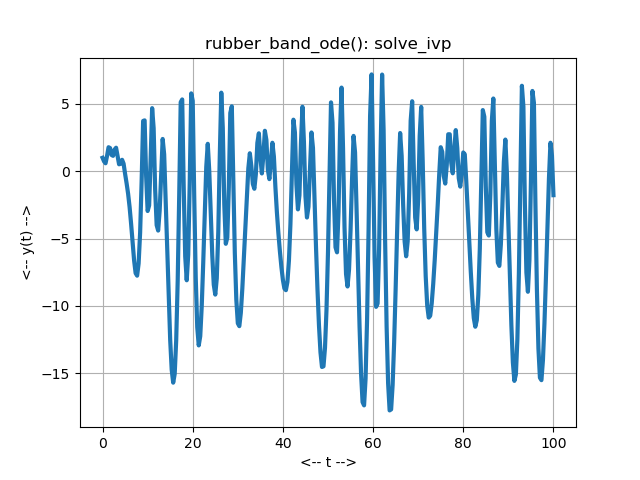

This figure's Python source:
#! /usr/bin/env python3
#
def rubber_band_deriv ( t, y ):

#*****************************************************************************80
#
## rubber_band_deriv() evaluates the right hand side of rubber_band_ode().
#
#  Discussion:
#
#    The original equation has the form:
#
#      y'' + 0.01 y' + a y(+) - b y(-) = 10 + lam sin ( mu t )
#
#    where y(+)=max(y,0) and y(-)=max(-y,0).
#
#  Licensing:
#
#    This code is distributed under the MIT license. 
#
#  Modified:
#
#    26 April 2020
#
#  Author:
#
#    Original Python version by John D Cook.
#    This version by John Burkardt
#
#  Reference:
#
#    Lisa Humphreys, Ray Shammas,
#    Finding Unpredictable Behavior in a Simple Ordinary Differential Equation. 
#    The College Mathematics Journal, 
#    Volume 31, Number 5, November 2000, pages 338-346.
#
#    John D Cook,
#    A spring, a rubber band, and chaos
#    https://www.johndcook.com/blog/
#    26 April 2020.
#
#  Input
#
#    real T: the current time.
#
#    real Y(2): the current values of Y and Y'.
#
#  Output:
#
#    real DYDT(2): the current values of Y' and Y''.
#
  import numpy as np

  a, b, lam, mu, t0, y0, tstop = rubber_band_parameters ( )

  u = y[0]
  v = y[1]

  up = y[1]
  vp = 10.0 + lam * np.sin ( mu * t ) - 0.01 * v - a * max ( u, 0.0 ) \
    + b * max ( -u, 0.0 )
  
  dydt = np.array ( [ up, vp ] )

  return dydt

def rubber_band_ode_test ( ):

#*****************************************************************************80
#
## rubber_band_ode_test() solves rubber_band_ode().
#
#  Licensing:
#
#    This code is distributed under the MIT license. 
#
#  Modified:
#
#    26 April 2020
#
#  Author:
#
#    Original Python version by John D Cook.
#    This version by John Burkardt
#
  import numpy as np
  import platform

  print ( '' )
  print ( 'rubber_band_ode_test():' )
  print ( '  python version: ' + platform.python_version ( ) )
  print ( '  numpy version:  ' + np.version.version )
  print ( '  Solve rubber_band_ode().' )

  a, b, lam, mu, t0, y0, tstop = rubber_band_parameters ( )

  print ( '' )
  print ( '  parameters:' )
  print ( '    a =     ', a )
  print ( '    b =     ', b )
  print ( '    lam =   ', lam )
  print ( '    mu =    ', mu )
  print ( '    t0 =    ', t0 )
  print ( '    y0 =    ', y0 )
  print ( '    tstop = ', tstop )

  rubber_band_solve_ivp ( )
#
#  Terminate.
#
  print ( '' )
  print ( 'rubber_band_ode_test():' )
  print ( '  Normal end of execution.' )
  return

def rubber_band_solve_ivp ( ):

#*****************************************************************************80
#
## rubber_band_solve_ivp() solves rubber_band_ode() using solve_ivp().
#
#  Licensing:
#
#    This code is distributed under the MIT license. 
#
#  Modified:
#
#    29 January 2022
#
#  Author:
#
#    John Burkardt
#
  import matplotlib.pyplot as plt
  import numpy as np
  from scipy.integrate import solve_ivp

  a, b, lam, mu, t0, y0, tstop = rubber_band_parameters ( )

  tspan = np.array ( [ t0, tstop ] )
  t = np.linspace ( t0, tstop, 301 )
  
  sol = solve_ivp ( rubber_band_deriv, tspan, y0, t_eval = t )
#
#  Plot the result.
#
  plt.plot ( sol.t, sol.y[0], linewidth = 3 )
  plt.grid ( True )
  plt.xlabel ( "<-- t -->" )
  plt.ylabel ( "<-- y(t) -->" )
  plt.title ( 'rubber_band_ode(): solve_ivp' )
  filename = 'rubber_band_ode.png'
  plt.savefig ( filename )
  print ( '  Graphics saved as "%s"' % ( filename ) )
  plt.show ( block = False )
  plt.close ( )

  return

def rubber_band_parameters ( a_user = None, b_user = None, \
  lam_user = None, mu_user = None, t0_user = None, y0_user = None, \
  tstop_user = None ):

#*****************************************************************************80
#
## rubber_band_parameters() returns parameters for rubber_band_ode().
#
#  Discussion:
#
#    If input values are specified, this resets the default parameters.
#    Otherwise, the output will be the current defaults.
#
#  Licensing:
#
#    This code is distributed under the MIT license.
#
#  Modified:
#
#    02 February 2022
#
#  Author:
#
#    John Burkardt
#
#  Input:
#
#    real A_USER, B_USER: the coefficients of y+ and y-.
#
#    real LAM_USER: the coefficient of the sinusoidal forcing term.
#
#    real MU_USER: the coefficient of time in the sinusoidal forcing term.
#
#    real T0_USER: the initial time.
#
#    real Y0_USER: the initial condition.
#
#    real TSTOP_USER: the final time.
#
#  Output:
#
#    real A, B: the coefficients of y+ and y-.
#
#    real LAM: the coefficient of the sinusoidal forcing term.
#
#    real MU: the coefficient of time in the sinusoidal forcing term.
#
#    real T0: the initial time.
#
#    real Y0: the initial condition.
#
#    real TSTOP: the final time.
#
  import numpy as np
#
#  Initialize defaults.
#
  if not hasattr ( rubber_band_parameters, "a_default" ):
    rubber_band_parameters.a_default = 17.0

  if not hasattr ( rubber_band_parameters, "b_default" ):
    rubber_band_parameters.b_default = 1.0

  if not hasattr ( rubber_band_parameters, "lam_default" ):
    rubber_band_parameters.lam_default = 15.4

  if not hasattr ( rubber_band_parameters, "mu_default" ):
    rubber_band_parameters.mu_default = 0.75

  if not hasattr ( rubber_band_parameters, "t0_default" ):
    rubber_band_parameters.t0_default = 0.0

  if not hasattr ( rubber_band_parameters, "y0_default" ):
    rubber_band_parameters.y0_default = np.array ( [ 1.0, 0.0 ] )

  if not hasattr ( rubber_band_parameters, "tstop_default" ):
    rubber_band_parameters.tstop_default = 100.0
#
#  Update defaults if input was supplied.
#
  if ( a_user is not None ):
    rubber_band_parameters.a_default = a_user

  if ( b_user is not None ):
    rubber_band_parameters.b_default = b_user

  if ( lam_user is not None ):
    rubber_band_parameters.lam_default = lam_user

  if ( mu_user is not None ):
    rubber_band_parameters.mu_default = mu_user

  if ( t0_user is not None ):
    rubber_band_parameters.t0_default = t0_user

  if ( y0_user is not None ):
    rubber_band_parameters.y0_default = y0_user

  if ( tstop_user is not None ):
    rubber_band_parameters.tstop_default = tstop_user
#
#  Return values.
#
  a = rubber_band_parameters.a_default
  b = rubber_band_parameters.b_default
  lam = rubber_band_parameters.lam_default
  mu = rubber_band_parameters.mu_default
  t0 = rubber_band_parameters.t0_default
  y0 = rubber_band_parameters.y0_default
  tstop = rubber_band_parameters.tstop_default
  
  return a, b, lam, mu, t0, y0, tstop

def timestamp ( ):

#*****************************************************************************80
#
## timestamp() prints the date as a timestamp.
#
#  Licensing:
#
#    This code is distributed under the MIT license. 
#
#  Modified:
#
#    21 August 2019
#
#  Author:
#
#    John Burkardt
#
  import time

  t = time.time ( )
  print ( time.ctime ( t ) )

  return

if ( __name__ == '__main__' ):
  timestamp ( )
  rubber_band_ode_test ( )
  timestamp ( )
